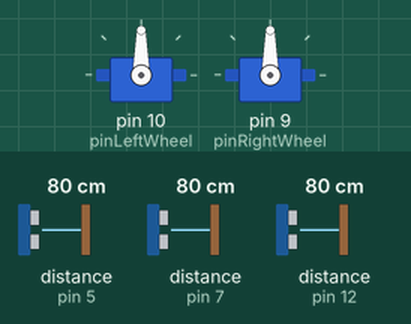
Simulated run of this sketch. Board: Arduino Uno, built with avr-gcc and run on an emulated ATmega328P. Shown: 2 × servo. The test bench sets the inputs (shaded band); at power-on: distance to the obstacle (sensors on pin 5, pin 7, pin 12) 80 cm. The echo pulse lasts 58.3 µs per cm.

Above: at 1.2 s.
1.3 s: distance to the obstacle (sensor on pin 5) set to 99 cm
2.8 s: distance to the obstacle (sensor on pin 5) set to 110 cm
At 2.94 s:
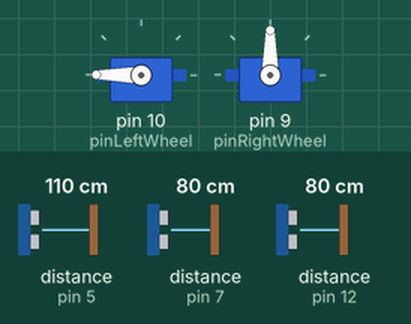
5.8 s: distance to the obstacle (sensor on pin 7) set to 100 cm
8.8 s: distance to the obstacle (sensor on pin 7) set to 109 cm
At 9.13 s:
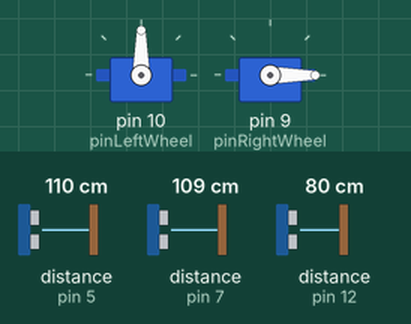
11.8 s: distance to the obstacle (sensor on pin 7) set to 2 cm
At 12.09 s:
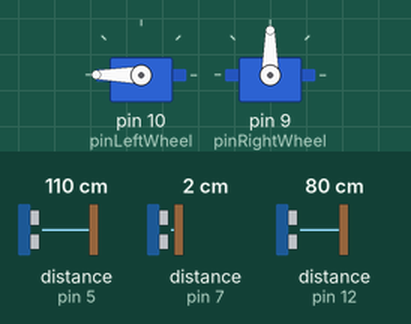
14.8 s: distance to the obstacle (sensor on pin 12) set to 35 cm
17.8 s: distance to the obstacle (sensor on pin 12) set to 29 cm
At 19.4 s:
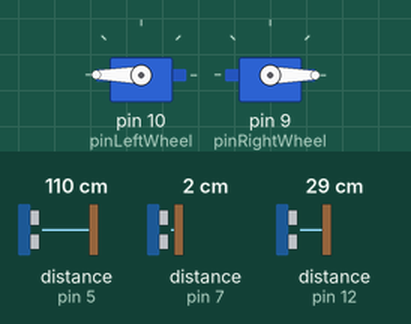
Timing chart, 0 to 20.4 s (numbered marks = the images above; inputs shaded):
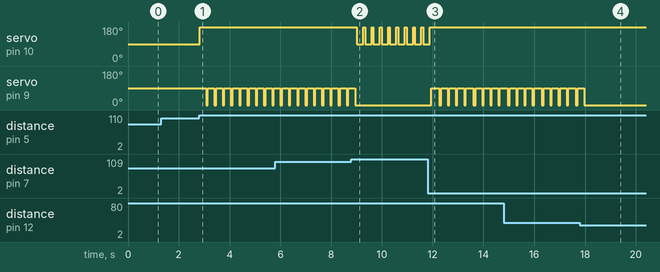

The sketch:

Maze-OlimpiadiRobotica2019.ino
```cpp
  /*============================================================
   * AUTHOR: FRANCESCO RINALDI
   * ============================================================
   * DESCRIPTION: Program used to solve  mazes
   * ============================================================

    TODO: Quello di ieri


    */


    #include <Servo.h>
    #include <NewPing.h>
    Servo leftWheel;
    Servo rightWheel;
    #define pinLeftWheel            10
    #define pinRightWheel           9


    #define StopValue 90
    #define ForwardValueRight 0
    #define ForwardValueLeft 180
    #define BackValueRight 180
    #define BackValueLeft 0

    #define nodelay 0
    #define delay_giro_180 1028
    //#define delay_giro_90 514
    #define delay_giro_90 450
    #define delay_giro_45 257
    #define delay_giro_60 300
    #define delay_giro_30 150

    #define TriggerDestro 6
    #define EchoDestro 5
    #define TriggerSinistro 8
    #define EchoSinistro 7
    #define TriggerFronte 11
    #define EchoFronte 12

    #define LimiteFronte 15


    float SinistraUltimaDistanza=0;
    float DestraUltimaDistanza=0;
    float FronteUltimaDistanza=0;

    float DestraPenultimaDistanza;
    float SinistraPenultimaDistanza;

    //Variable used to reduce the method's enter time
    float LimitePerCorreggereLaDirezione=1000;
    long TempoDallUltimoRaddrizzamentoVersoDestra=0;
    long TempoDallUltimoRaddrizzamentoVersoSinistra=0;

    long TempoUltimaCurva90=0;


    void stopWheels() {
      leftWheel.write(StopValue);
      rightWheel.write(StopValue);
    }

    void goForward()
    {
      rightWheel.write(ForwardValueRight);
        leftWheel.write(ForwardValueLeft);
    }


    void goForwards_()
    {
      //Check left/right distances to correct its trajectory
     if ( FronteUltimaDistanza>20 && (DestraUltimaDistanza<=5 ) && ((millis()-TempoDallUltimoRaddrizzamentoVersoDestra)>LimitePerCorreggereLaDirezione) )
      {

        goLeft(50);
        rightWheel.write(ForwardValueRight);
        leftWheel.write(ForwardValueLeft);
        delay(20);
       TempoDallUltimoRaddrizzamentoVersoDestra=millis();
      }
      else if( FronteUltimaDistanza>20 && (SinistraUltimaDistanza<=5 ) && ((millis()-TempoDallUltimoRaddrizzamentoVersoSinistra)>LimitePerCorreggereLaDirezione) )
      {
          goRight(50);
          rightWheel.write(ForwardValueRight);
          leftWheel.write(ForwardValueLeft);
          delay(20);
          TempoDallUltimoRaddrizzamentoVersoSinistra=millis();
      }
      else
      {
        rightWheel.write(ForwardValueRight);
        leftWheel.write(ForwardValueLeft);
      }

    }

    void goRight(int Rotation)
    {
        leftWheel.write(ForwardValueLeft);
        rightWheel.write(StopValue);
        delay(Rotation);
    }
    void goLeft(int Rotation)
    {
      leftWheel.write(StopValue);
      rightWheel.write(ForwardValueRight);
      delay(Rotation);
    }

    NewPing* Sinistra;
    NewPing* Destra;
    NewPing* Fronte;

    void setup()
    {

      //Motor association
      leftWheel.attach(pinLeftWheel);
      rightWheel.attach(pinRightWheel);

      //Sensor association
      Destra= new NewPing(TriggerDestro, EchoDestro);
      Sinistra= new NewPing(TriggerSinistro, EchoSinistro);
      Fronte= new NewPing(TriggerFronte, EchoFronte);
      Serial.begin(9600);

    }

    void loop()
    {
     //read distnaces
      FronteUltimaDistanza= Fronte->ping_cm();
      SinistraUltimaDistanza=Sinistra -> ping_cm();
      DestraUltimaDistanza= Destra -> ping_cm();


        //If there is space on front i am able to go forward
        if
        (FronteUltimaDistanza > DestraUltimaDistanza && FronteUltimaDistanza > SinistraUltimaDistanza)
       {
           goForwards_();
            delay(100);
       }
      //While i am going forward there is an obstacle on front of me because the spece relived from the frontal US is less than "LimiteFronte"

      if(FronteUltimaDistanza<15)
      {
        //If there is more space on  Left go left with a 90 degrees Rotation
        if(SinistraUltimaDistanza>DestraUltimaDistanza+8)
              {
                 goLeft(delay_giro_90);
                 goForwards_();

                delay(250);
                TempoUltimaCurva90=millis();

              }
         //If there is more space on  Right go Right with a 90 degrees Rotation
        if(DestraUltimaDistanza >SinistraUltimaDistanza+8)
          {
              goRight(delay_giro_90);
              goForwards_();
              delay(250);
              TempoUltimaCurva90=millis();
          }
         // It's possible that there is more space on Left or on right just because the robot is twisted
         // so if it's twested on right go little bit left
        if((DestraUltimaDistanza<=5 ) && (millis()-TempoDallUltimoRaddrizzamentoVersoSinistra)>LimitePerCorreggereLaDirezione )
         {
           goLeft(50);
           goForwards_();
           delay(20);
           TempoDallUltimoRaddrizzamentoVersoSinistra=millis();
        }
        // so if it's twested on left go little bit right
        if((SinistraUltimaDistanza<=5 ) && (millis()-TempoDallUltimoRaddrizzamentoVersoDestra)>LimitePerCorreggereLaDirezione)
        {
          goRight(50);
          goForwards_();
          delay(20);
          TempoDallUltimoRaddrizzamentoVersoDestra=millis();
        }


      }
      // while the robot is going forward the space on front is more than "LimiteFronte" and the left one is more than right one and front one so it's to turn left
      else if(FronteUltimaDistanza>30 && SinistraUltimaDistanza>FronteUltimaDistanza+25 && (millis()-TempoUltimaCurva90)>LimitePerCorreggereLaDirezione)
      {
          goLeft(delay_giro_45);
          goForwards_();
          delay(50);
      }
      // while the robot is going forward the space on front is more than "LimiteFronte" and the right one is more than left one and frontone so it's to turn left
      else if (FronteUltimaDistanza>30 && DestraUltimaDistanza>FronteUltimaDistanza+25 && (millis()-TempoUltimaCurva90)>LimitePerCorreggereLaDirezione)
      {
        goRight(delay_giro_45);
        goForwards_();
        delay(50);
      }


    }
```

Measured:
- the behaviour switches between 104 and 105 cm on distance to the obstacle (sensor on pin 5) (found by bisection; images 0 and 1)
- the behaviour switches between 104 and 105 cm on distance to the obstacle (sensor on pin 7) (found by bisection; images 1 and 2)
- the behaviour switches between 31 and 30 cm on distance to the obstacle (sensor on pin 12) (found by bisection; images 3 and 4)
- after the input at 1.3 s, every drawn part: stays the same
- after the input at 2.8 s, servo on pin 10 (pinLeftWheel): 90° → 180° at once; servo on pin 9 (pinRightWheel): alternates 90° for 0.26 s and 0° for 0.07 s, starting after 0.28 s
- after the input at 8.8 s, servo on pin 10 (pinLeftWheel): alternates 180° for 0.07 s and 90° for 0.26 s, starting after 0.21 s; servo on pin 9 (pinRightWheel): goes on until 8.9 s, then stays 0°
- after the input at 11.8 s, servo on pin 10 (pinLeftWheel): goes on until 11.9 s, then stays 180°; servo on pin 9 (pinRightWheel): alternates 90° for 0.26 s and 0° for 0.06 s, starting after 0.14 s
- after the input at 17.8 s, servo on pin 9 (pinRightWheel): goes on until 18.0 s, then stays 0°
